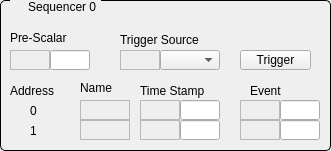
   <widget class="QGroupBox" name="GBSequencer0">
    <property name="geometry">
     <rect>
      <x>10</x>
      <y>130</y>
      <width>331</width>
      <height>151</height>
     </rect>
    </property>
    <property name="styleSheet">
     <string notr="true">QGroupBox {
     border: 1px solid black;
     border-radius: 5px;
     margin-top: 0.5em;
 }
 
 QGroupBox::title {
     subcontrol-origin: margin;
     left: 10px;
     padding: 0 3px 0 3px;
 }</string>
    </property>
    <property name="title">
     <string>    Sequencer 0</string>
    </property>
    <property name="alignment">
     <set>Qt::AlignCenter</set>
    </property>
    <property name="checkable">
     <bool>false</bool>
    </property>
    <widget class="QLabel" name="label_7">
     <property name="geometry">
      <rect>
       <x>80</x>
       <y>80</y>
       <width>41</width>
       <height>16</height>
      </rect>
     </property>
     <property name="text">
      <string>Name</string>
     </property>
    </widget>
    <widget class="QLabel" name="label_39">
     <property name="geometry">
      <rect>
       <x>140</x>
       <y>80</y>
       <width>81</width>
       <height>21</height>
      </rect>
     </property>
     <property name="text">
      <string>Time Stamp</string>
     </property>
    </widget>
    <widget class="QLabel" name="label_40">
     <property name="geometry">
      <rect>
       <x>10</x>
       <y>80</y>
       <width>51</width>
       <height>21</height>
      </rect>
     </property>
     <property name="text">
      <string>Address</string>
     </property>
    </widget>
    <widget class="QLabel" name="label_41">
     <property name="geometry">
      <rect>
       <x>120</x>
       <y>30</y>
       <width>101</width>
       <height>20</height>
      </rect>
     </property>
     <property name="text">
      <string>Trigger Source</string>
     </property>
    </widget>
    <widget class="QELabel" name="lblTriggerSrcSeq0">
     <property name="geometry">
      <rect>
       <x>120</x>
       <y>50</y>
       <width>40</width>
       <height>20</height>
      </rect>
     </property>
     <property name="frameShape">
      <enum>QFrame::StyledPanel</enum>
     </property>
     <property name="variable" stdset="0">
      <string>GBL-TI-EVG0-SEQ0:getTriggerSource</string>
     </property>
     <property name="variableSubstitutions" stdset="0">
      <string>corrector=1,ch=Y</string>
     </property>
    </widget>
    <widget class="QELabel" name="lblName0Seq0">
     <property name="geometry">
      <rect>
       <x>80</x>
       <y>100</y>
       <width>50</width>
       <height>20</height>
      </rect>
     </property>
     <property name="frameShape">
      <enum>QFrame::StyledPanel</enum>
     </property>
     <property name="variable" stdset="0">
      <string>GBL-TI-EVG0-SEQ0:getEvent0Name</string>
     </property>
     <property name="variableSubstitutions" stdset="0">
      <string>corrector=2,ch=X</string>
     </property>
    </widget>
    <widget class="QELabel" name="lblName1Seq0">
     <property name="geometry">
      <rect>
       <x>80</x>
       <y>120</y>
       <width>50</width>
       <height>20</height>
      </rect>
     </property>
     <property name="frameShape">
      <enum>QFrame::StyledPanel</enum>
     </property>
     <property name="variable" stdset="0">
      <string>GBL-TI-EVG0-SEQ0:getEvent1Name</string>
     </property>
     <property name="variableSubstitutions" stdset="0">
      <string>corrector=1,ch=X</string>
     </property>
    </widget>
    <widget class="QLabel" name="label_42">
     <property name="geometry">
      <rect>
       <x>10</x>
       <y>30</y>
       <width>71</width>
       <height>16</height>
      </rect>
     </property>
     <property name="text">
      <string>Pre-Scalar</string>
     </property>
    </widget>
    <widget class="QEComboBox" name="cbTriggerSrcSeq0">
     <property name="geometry">
      <rect>
       <x>160</x>
       <y>50</y>
       <width>60</width>
       <height>20</height>
      </rect>
     </property>
     <property name="variable" stdset="0">
      <string>GBL-TI-EVG0-SEQ0:setTriggerSource</string>
     </property>
    </widget>
    <widget class="QESimpleShape" name="Status_12">
     <property name="geometry">
      <rect>
       <x>10</x>
       <y>2</y>
       <width>16</width>
       <height>16</height>
      </rect>
     </property>
     <property name="shape">
      <enum>QSimpleShape::circle</enum>
     </property>
     <property name="colour0" stdset="0">
      <color>
       <red>20</red>
       <green>50</green>
       <blue>20</blue>
      </color>
     </property>
     <property name="colour1" stdset="0">
      <color>
       <red>5</red>
       <green>240</green>
       <blue>5</blue>
      </color>
     </property>
     <property name="variable" stdset="0">
      <string>GBL-TI-EVG0-SEQ0:isEnabled</string>
     </property>
     <property name="variableSubstitutions" stdset="0">
      <string>corrector=1,ch=X</string>
     </property>
     <property name="displayAlarmStateOption" stdset="0">
      <enum>QE::Never</enum>
     </property>
    </widget>
    <widget class="QGroupBox" name="groupBox_18">
     <property name="geometry">
      <rect>
       <x>0</x>
       <y>50</y>
       <width>91</width>
       <height>21</height>
      </rect>
     </property>
     <property name="styleSheet">
      <string notr="true">QGroupBox {
     border: 0px solid black;
     border-radius: 5px;
     margin-top: 0.5em;
 }
 
 QGroupBox::title {
     subcontrol-origin: margin;
     left: 10px;
     padding: 0 3px 0 3px;
 }</string>
     </property>
     <property name="title">
      <string/>
     </property>
     <widget class="QELabel" name="lblPreScalerSeq0">
      <property name="geometry">
       <rect>
        <x>10</x>
        <y>0</y>
        <width>40</width>
        <height>20</height>
       </rect>
      </property>
      <property name="frameShape">
       <enum>QFrame::StyledPanel</enum>
      </property>
      <property name="variable" stdset="0">
       <string>GBL-TI-EVG0-SEQ0:getPrescaler</string>
      </property>
      <property name="variableSubstitutions" stdset="0">
       <string>corrector=1,ch=X</string>
      </property>
     </widget>
     <widget class="QELineEdit" name="lineEditPreScalerSeq0">
      <property name="geometry">
       <rect>
        <x>50</x>
        <y>0</y>
        <width>40</width>
        <height>20</height>
       </rect>
      </property>
      <property name="variable" stdset="0">
       <string>GBL-TI-EVG0-SEQ0:setPrescaler</string>
      </property>
      <property name="variableSubstitutions" stdset="0">
       <string>corrector=1,ch=X</string>
      </property>
      <property name="displayAlarmStateOption" stdset="0">
       <enum>QE::Never</enum>
      </property>
      <property name="addUnits">
       <bool>true</bool>
      </property>
     </widget>
    </widget>
    <widget class="QEPushButton" name="btnTriggerSeq0">
     <property name="geometry">
      <rect>
       <x>240</x>
       <y>50</y>
       <width>71</width>
       <height>20</height>
      </rect>
     </property>
     <property name="text">
      <string>Trigger</string>
     </property>
     <property name="variable" stdset="0">
      <string>GBL-TI-EVG0-SEQ0:trigger</string>
     </property>
    </widget>
    <widget class="QLabel" name="label_43">
     <property name="geometry">
      <rect>
       <x>30</x>
       <y>100</y>
       <width>16</width>
       <height>21</height>
      </rect>
     </property>
     <property name="text">
      <string>0</string>
     </property>
    </widget>
    <widget class="QLabel" name="label_44">
     <property name="geometry">
      <rect>
       <x>30</x>
       <y>120</y>
       <width>16</width>
       <height>21</height>
      </rect>
     </property>
     <property name="text">
      <string>1</string>
     </property>
    </widget>
    <widget class="QLabel" name="label_45">
     <property name="geometry">
      <rect>
       <x>250</x>
       <y>80</y>
       <width>41</width>
       <height>21</height>
      </rect>
     </property>
     <property name="text">
      <string>Event</string>
     </property>
    </widget>
    <widget class="QELabel" name="lblEvent0Seq0">
     <property name="geometry">
      <rect>
       <x>240</x>
       <y>100</y>
       <width>40</width>
       <height>20</height>
      </rect>
     </property>
     <property name="frameShape">
      <enum>QFrame::StyledPanel</enum>
     </property>
     <property name="variable" stdset="0">
      <string>GBL-TI-EVG0-SEQ0:getEvent0</string>
     </property>
     <property name="variableSubstitutions" stdset="0">
      <string>corrector=2,ch=Y</string>
     </property>
    </widget>
    <widget class="QELineEdit" name="lineEditEvent0Seq0">
     <property name="geometry">
      <rect>
       <x>280</x>
       <y>100</y>
       <width>40</width>
       <height>20</height>
      </rect>
     </property>
     <property name="variable" stdset="0">
      <string>GBL-TI-EVG0-SEQ0:setEvent0</string>
     </property>
     <property name="variableSubstitutions" stdset="0">
      <string>corrector=1,ch=Y</string>
     </property>
     <property name="displayAlarmStateOption" stdset="0">
      <enum>QE::Never</enum>
     </property>
     <property name="addUnits">
      <bool>true</bool>
     </property>
    </widget>
    <widget class="QELabel" name="lblEvent1Seq0">
     <property name="geometry">
      <rect>
       <x>240</x>
       <y>120</y>
       <width>40</width>
       <height>20</height>
      </rect>
     </property>
     <property name="frameShape">
      <enum>QFrame::StyledPanel</enum>
     </property>
     <property name="variable" stdset="0">
      <string>GBL-TI-EVG0-SEQ0:getEvent1</string>
     </property>
     <property name="variableSubstitutions" stdset="0">
      <string>corrector=1,ch=X</string>
     </property>
    </widget>
    <widget class="QELineEdit" name="lineEditEvent1Seq0">
     <property name="geometry">
      <rect>
       <x>280</x>
       <y>120</y>
       <width>40</width>
       <height>20</height>
      </rect>
     </property>
     <property name="variable" stdset="0">
      <string>GBL-TI-EVG0-SEQ0:setEvent1</string>
     </property>
     <property name="variableSubstitutions" stdset="0">
      <string>corrector=1,ch=X</string>
     </property>
     <property name="displayAlarmStateOption" stdset="0">
      <enum>QE::Never</enum>
     </property>
     <property name="addUnits">
      <bool>true</bool>
     </property>
    </widget>
    <widget class="QELabel" name="lblTimeStamp1Seq0">
     <property name="geometry">
      <rect>
       <x>140</x>
       <y>120</y>
       <width>40</width>
       <height>20</height>
      </rect>
     </property>
     <property name="frameShape">
      <enum>QFrame::StyledPanel</enum>
     </property>
     <property name="variable" stdset="0">
      <string>GBL-TI-EVG0-SEQ0:getTimestamp1</string>
     </property>
     <property name="variableSubstitutions" stdset="0">
      <string>corrector=2,ch=Y</string>
     </property>
    </widget>
    <widget class="QELineEdit" name="lineEditTimeStamp1Seq0">
     <property name="geometry">
      <rect>
       <x>180</x>
       <y>120</y>
       <width>40</width>
       <height>20</height>
      </rect>
     </property>
     <property name="variable" stdset="0">
      <string>GBL-TI-EVG0-SEQ0:setTimestamp1</string>
     </property>
     <property name="variableSubstitutions" stdset="0">
      <string>corrector=1,ch=Y</string>
     </property>
     <property name="displayAlarmStateOption" stdset="0">
      <enum>QE::Never</enum>
     </property>
     <property name="addUnits">
      <bool>true</bool>
     </property>
    </widget>
    <widget class="QELabel" name="lblTimeStamp0Seq0">
     <property name="geometry">
      <rect>
       <x>140</x>
       <y>100</y>
       <width>40</width>
       <height>20</height>
      </rect>
     </property>
     <property name="frameShape">
      <enum>QFrame::StyledPanel</enum>
     </property>
     <property name="variable" stdset="0">
      <string>GBL-TI-EVG0-SEQ0:getTimestamp0</string>
     </property>
     <property name="variableSubstitutions" stdset="0">
      <string>corrector=1,ch=X</string>
     </property>
    </widget>
    <widget class="QELineEdit" name="lineEditTimeStamp0Seq0">
     <property name="geometry">
      <rect>
       <x>180</x>
       <y>100</y>
       <width>40</width>
       <height>20</height>
      </rect>
     </property>
     <property name="variable" stdset="0">
      <string>GBL-TI-EVG0-SEQ0:setTimestamp0</string>
     </property>
     <property name="variableSubstitutions" stdset="0">
      <string>corrector=1,ch=X</string>
     </property>
     <property name="displayAlarmStateOption" stdset="0">
      <enum>QE::Never</enum>
     </property>
     <property name="addUnits">
      <bool>true</bool>
     </property>
    </widget>
   </widget>
